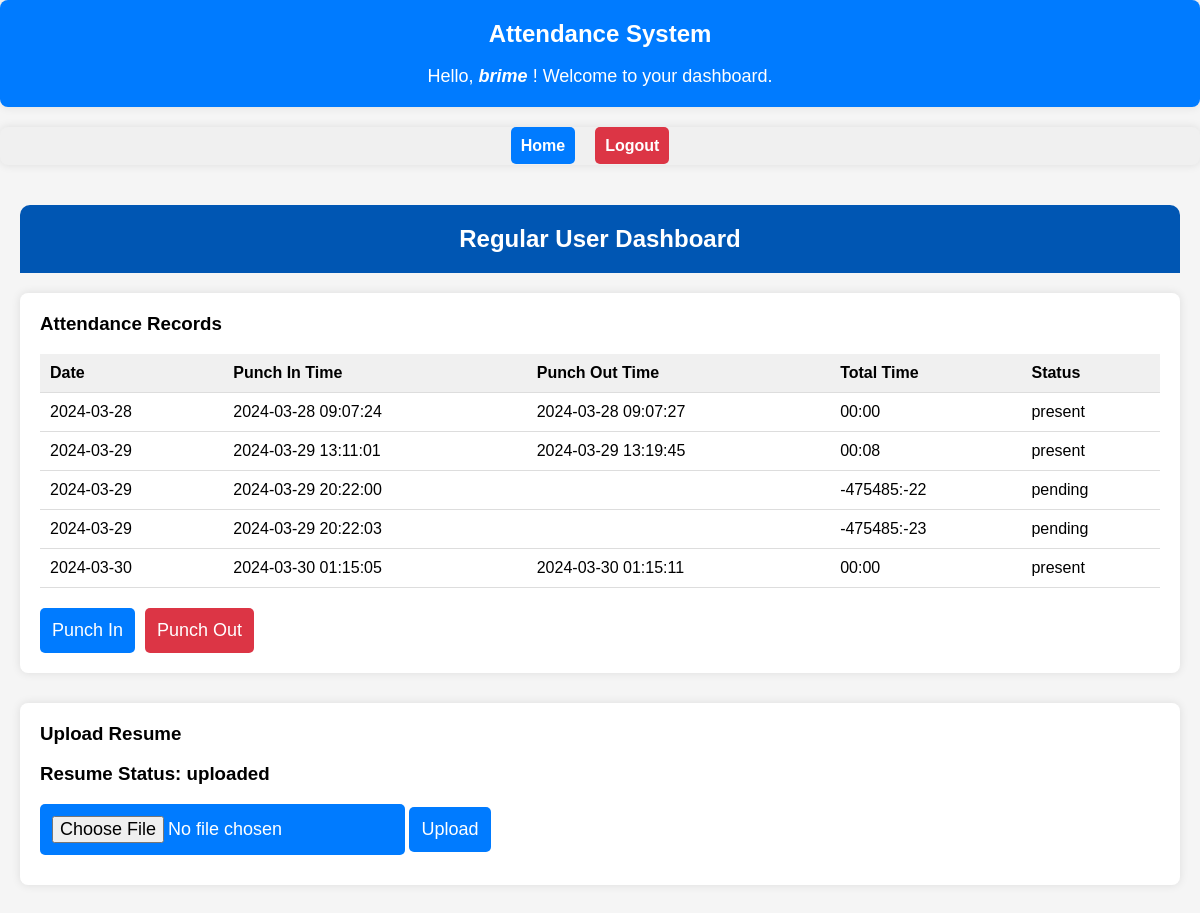
The page /regular_user_dashboard.php (signed in) on the database its author committed.
### tables this page shows
CREATE TABLE `users` (
  `id` int(11) NOT NULL,
  `first_name` varchar(50) NOT NULL,
  `last_name` varchar(50) NOT NULL,
  `email` varchar(100) NOT NULL,
  `password` varchar(255) NOT NULL,
  `account_type` enum('regular','admin') NOT NULL,
  `resume_status` enum('uploaded','not_uploaded') DEFAULT 'not_uploaded',
  `resume_file` longblob DEFAULT NULL
);

CREATE TABLE `attendance` (
  `id` int(11) NOT NULL,
  `user_id` int(11) NOT NULL,
  `punch_date` date DEFAULT NULL,
  `punch_in` datetime DEFAULT NULL,
  `punch_out` datetime DEFAULT NULL,
  `status` enum('pending','present') DEFAULT 'pending'
);

### regular_user_dashboard.php (the view, shortened to what this page needs)
<?php
$servername = "localhost";
$username = "root";
$password = "";
$database = "jayrold";
$conn = new mysqli($servername, $username, $password, $database);
$user_id = $_SESSION['user_id'];
$sql = "SELECT * FROM users WHERE id = '$user_id'";
$result = $conn->query($sql);
if ($result->num_rows == 1) {
    $row = $result->fetch_assoc();
    $user_first_name = $row['first_name'];
    $resume_status = $row['resume_status'];
} else {
}
?>
<!DOCTYPE html>
<html lang="en">
<head>
    <link rel="stylesheet" href="css/regular_user_dashboard.css">
</head>
<body>
    <header>
        <h1>Attendance System</h1>
        <br>
        <p>Hello, <b><i><?php echo $user_first_name; ?></i></b> ! Welcome to your dashboard.</p>
    </header>
    <nav>
        <ul>
            <li><a class="home" href="#home">Home</a></li>
            <li><a href="logout.php">Logout</a></li>
        </ul>
    </nav>
    <main>
        <h2>Regular User Dashboard</h2>
        <section id="home">
            <h3>Attendance Records</h3>
            <table>
                <thead>
                    <tr>
                        <th>Date</th>
                        <th>Punch In Time</th>
                        <th>Punch Out Time</th>
                        <th>Total Time</th>
                        <th>Status</th>
                    </tr>
                </thead>
                <tbody>
                    <?php
                    function calculateTotalTime($punch_in, $punch_out)
                    {
                        $punch_in_time = strtotime($punch_in);
                        $punch_out_time = strtotime($punch_out);
                        $time_diff = $punch_out_time - $punch_in_time;
                        $hours = floor($time_diff / 3600);
                        $minutes = floor(($time_diff % 3600) / 60);
                        $total_time = sprintf("%02d:%02d", $hours, $minutes);
                        return $total_time;
                    }
                    $sql = "SELECT * FROM attendance WHERE user_id = '$user_id'";
                    $result = $conn->query($sql);
                    if ($result->num_rows > 0) {
                        while ($row = $result->fetch_assoc()) {
                            echo "<tr>";
                            echo "<td>" . $row['punch_date'] . "</td>";
                            echo "<td>" . $row['punch_in'] . "</td>";
                            echo "<td>" . $row['punch_out'] . "</td>";
                            echo "<td>" . calculateTotalTime($row['punch_in'], $row['punch_out']) . "</td>";
                            echo "<td>" . $row['status'] . "</td>";
                            echo "</tr>";
                        }
                    } else {
                        echo "<tr><td colspan='5'>No attendance records found.</td></tr>";
                    }
                    ?>
                </tbody>
            </table>
            <div class="punch-buttons">
                <form action="punch_in.php" method="post">
                    <button type="submit" name="punch_in">Punch In</button>
                </form>
                <form action="punch_out.php" method="post">
                    <button type="submit" name="punch_out" class="punch-out-button" >Punch Out</button>
                </form>
            </div>
        </section>
        <section id="upload_resume">
            <h3>Upload Resume</h3>
            <h3>Resume Status: <span><?php echo $resume_status; ?> </span></h3>
            <form action="upload_resume.php" method="post" enctype="multipart/form-data">
                <input type="file" name="resume_file" required>
                <button type="submit" name="submit">Upload</button>
            </form>
        </section>
    </main>
</body>
</html>

### css/regular_user_dashboard.css (style rules this page uses)
body { font-family: Arial, sans-serif; background-color: #f5f5f5; margin: 0; padding: 0; }
header { background-color: #007bff; color: #fff; text-align: center; padding: 20px 0; border-radius: 8px; box-shadow: 0 0 10px rgba(0, 0, 0, 0.1); margin-bottom: 20px; }
header h1 { margin: 0; font-size: 24px; }
header p { margin: 0; font-size: 18px; }
nav ul { list-style-type: none; padding: 0; margin: 0; display: flex; justify-content: center; background-color: #f0f0f0; padding: 10px 0; border-radius: 8px; box-shadow: 0 0 10px rgba(0, 0, 0, 0.1); margin-bottom: 20px; }
nav ul li { margin-right: 20px; }
nav ul li a { text-decoration: none; color: #333; font-weight: bold; padding: 10px; border-radius: 5px; transition: background-color 0.3s ease; }
nav ul li:first-child a { background-color: #007bff; border-color: #007bff; color: white; }
nav ul li:last-child a { background-color: #dc3545; border-color: #dc3545; color: white; }
main { padding: 20px; }
section { margin-bottom: 30px; padding: 20px; background-color: #fff; border-radius: 8px; box-shadow: 0 0 10px rgba(0, 0, 0, 0.1); }
main h2 { text-align: center !important; background-color: #0056b3 !important; color: white; padding: 20px; margin-top: 0; border-top-left-radius: 10px; border-top-right-radius: 10px; }
h3 { margin-top: 0; }
table { width: 100%; border-collapse: collapse; }
th, td { padding: 10px; border-bottom: 1px solid #ddd; text-align: left; }
th { background-color: #f0f0f0; }
form input[type="file"] { margin-bottom: 10px; }
.link-button, button[type="submit"], input[type="file"] { padding: 12px; background-color: #007bff; border: none; border-radius: 5px; color: #fff; font-size: 18px; cursor: pointer; transition: background-color 0.3s ease; }
.punch-buttons { margin-top: 20px; display: flex; justify-content: flex-start; gap: 10px; }
.punch-buttons form { display: inline; margin: 0; }
.punch-out-button { background-color: #dc3545 !important; border-color: #dc3545 !important; }

### rows shown on the page
users: first_name "brime", resume_status "uploaded"
attendance: punch_date "2024-03-28", punch_in "2024-03-28 09:07:24", punch_out "2024-03-28 09:07:27", calculateTotalTime($row['punch_in'], $row['punch_out']) "00:00", status "present"
attendance: punch_date "2024-03-29", punch_in "2024-03-29 13:11:01", punch_out "2024-03-29 13:19:45", calculateTotalTime($row['punch_in'], $row['punch_out']) "00:08", status "present"
attendance: punch_date "2024-03-29", punch_in "2024-03-29 20:22:00", calculateTotalTime($row['punch_in'], $row['punch_out']) "-475485:-22", status "pending"
attendance: punch_date "2024-03-29", punch_in "2024-03-29 20:22:03", calculateTotalTime($row['punch_in'], $row['punch_out']) "-475485:-23", status "pending"
attendance: punch_date "2024-03-30", punch_in "2024-03-30 01:15:05", punch_out "2024-03-30 01:15:11", calculateTotalTime($row['punch_in'], $row['punch_out']) "00:00", status "present"
